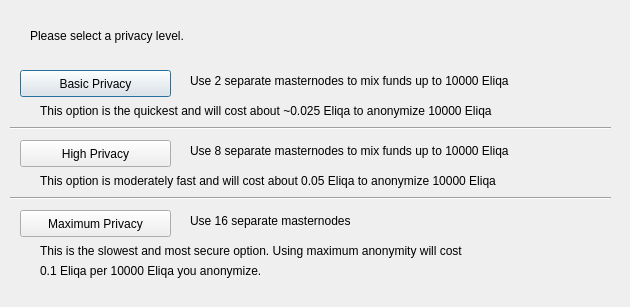
<?xml version="1.0" encoding="UTF-8"?>
<ui version="4.0">
 <class>ObfuscationConfig</class>
 <widget class="QDialog" name="ObfuscationConfig">
  <property name="geometry">
   <rect>
    <x>0</x>
    <y>0</y>
    <width>630</width>
    <height>307</height>
   </rect>
  </property>
  <property name="windowTitle">
   <string>Configure Obfuscation</string>
  </property>
  <widget class="QPushButton" name="buttonBasic">
   <property name="geometry">
    <rect>
     <x>20</x>
     <y>70</y>
     <width>151</width>
     <height>27</height>
    </rect>
   </property>
   <property name="text">
    <string>Basic Privacy</string>
   </property>
  </widget>
  <widget class="QPushButton" name="buttonHigh">
   <property name="geometry">
    <rect>
     <x>20</x>
     <y>140</y>
     <width>151</width>
     <height>27</height>
    </rect>
   </property>
   <property name="text">
    <string>High Privacy</string>
   </property>
  </widget>
  <widget class="QPushButton" name="buttonMax">
   <property name="geometry">
    <rect>
     <x>20</x>
     <y>210</y>
     <width>151</width>
     <height>27</height>
    </rect>
   </property>
   <property name="text">
    <string>Maximum Privacy</string>
   </property>
  </widget>
  <widget class="QLabel" name="label">
   <property name="geometry">
    <rect>
     <x>30</x>
     <y>20</y>
     <width>571</width>
     <height>31</height>
    </rect>
   </property>
   <property name="text">
    <string>Please select a privacy level.</string>
   </property>
  </widget>
  <widget class="QLabel" name="label_2">
   <property name="geometry">
    <rect>
     <x>190</x>
     <y>70</y>
     <width>421</width>
     <height>21</height>
    </rect>
   </property>
   <property name="text">
    <string>Use 2 separate masternodes to mix funds up to 10000 Eliqa</string>
   </property>
  </widget>
  <widget class="QLabel" name="label_3">
   <property name="geometry">
    <rect>
     <x>190</x>
     <y>140</y>
     <width>411</width>
     <height>21</height>
    </rect>
   </property>
   <property name="text">
    <string>Use 8 separate masternodes to mix funds up to 10000 Eliqa</string>
   </property>
  </widget>
  <widget class="QLabel" name="label_4">
   <property name="geometry">
    <rect>
     <x>190</x>
     <y>210</y>
     <width>421</width>
     <height>21</height>
    </rect>
   </property>
   <property name="text">
    <string>Use 16 separate masternodes</string>
   </property>
  </widget>
  <widget class="QLabel" name="label_6">
   <property name="geometry">
    <rect>
     <x>40</x>
     <y>100</y>
     <width>561</width>
     <height>21</height>
    </rect>
   </property>
   <property name="text">
    <string>This option is the quickest and will cost about ~0.025 Eliqa to anonymize 10000 Eliqa</string>
   </property>
  </widget>
  <widget class="QLabel" name="label_7">
   <property name="geometry">
    <rect>
     <x>40</x>
     <y>170</y>
     <width>561</width>
     <height>21</height>
    </rect>
   </property>
   <property name="text">
    <string>This option is moderately fast and will cost about 0.05 Eliqa to anonymize 10000 Eliqa</string>
   </property>
  </widget>
  <widget class="QLabel" name="label_8">
   <property name="geometry">
    <rect>
     <x>40</x>
     <y>240</y>
     <width>561</width>
     <height>21</height>
    </rect>
   </property>
   <property name="text">
    <string>This is the slowest and most secure option. Using maximum anonymity will cost</string>
   </property>
  </widget>
  <widget class="QLabel" name="label_9">
   <property name="geometry">
    <rect>
     <x>40</x>
     <y>260</y>
     <width>561</width>
     <height>21</height>
    </rect>
   </property>
   <property name="text">
    <string>0.1 Eliqa per 10000 Eliqa you anonymize.</string>
   </property>
  </widget>
  <widget class="Line" name="line">
   <property name="geometry">
    <rect>
     <x>10</x>
     <y>120</y>
     <width>601</width>
     <height>16</height>
    </rect>
   </property>
   <property name="orientation">
    <enum>Qt::Horizontal</enum>
   </property>
  </widget>
  <widget class="Line" name="line_2">
   <property name="geometry">
    <rect>
     <x>10</x>
     <y>190</y>
     <width>601</width>
     <height>16</height>
    </rect>
   </property>
   <property name="orientation">
    <enum>Qt::Horizontal</enum>
   </property>
  </widget>
 </widget>
 <resources/>
 <connections/>
</ui>
